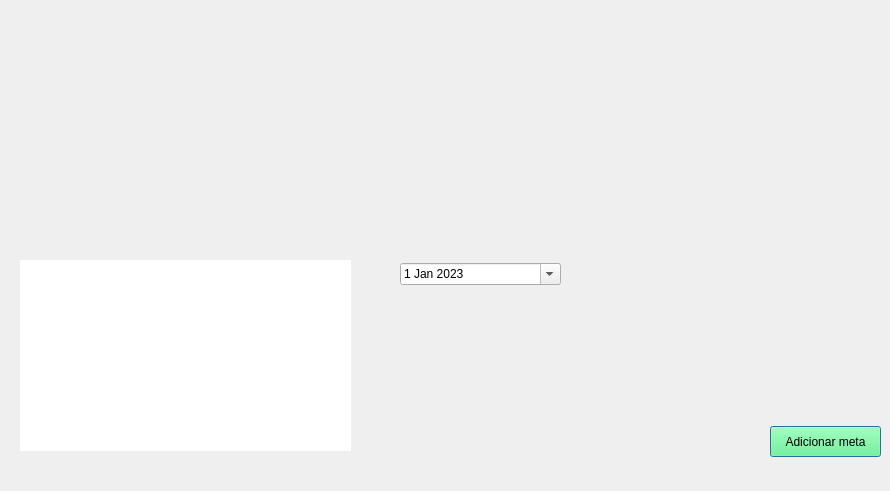
<?xml version="1.0" encoding="UTF-8"?>
<ui version="4.0">
 <class>Dialog</class>
 <widget class="QDialog" name="Dialog">
  <property name="geometry">
   <rect>
    <x>0</x>
    <y>0</y>
    <width>890</width>
    <height>491</height>
   </rect>
  </property>
  <property name="windowTitle">
   <string>Nova meta</string>
  </property>
  <widget class="QLabel" name="label">
   <property name="geometry">
    <rect>
     <x>0</x>
     <y>0</y>
     <width>891</width>
     <height>491</height>
    </rect>
   </property>
   <property name="text">
    <string/>
   </property>
   <property name="pixmap">
    <pixmap>icons/nova_meta.png</pixmap>
   </property>
  </widget>
  <widget class="QTextEdit" name="textEdit">
   <property name="geometry">
    <rect>
     <x>20</x>
     <y>260</y>
     <width>331</width>
     <height>191</height>
    </rect>
   </property>
   <property name="font">
    <font>
     <family>Arial</family>
     <pointsize>10</pointsize>
    </font>
   </property>
   <property name="frameShape">
    <enum>QFrame::NoFrame</enum>
   </property>
   <property name="html">
    <string>&lt;!DOCTYPE HTML PUBLIC &quot;-//W3C//DTD HTML 4.0//EN&quot; &quot;http://www.w3.org/TR/REC-html40/strict.dtd&quot;&gt;
&lt;html&gt;&lt;head&gt;&lt;meta name=&quot;qrichtext&quot; content=&quot;1&quot; /&gt;&lt;style type=&quot;text/css&quot;&gt;
p, li { white-space: pre-wrap; }
&lt;/style&gt;&lt;/head&gt;&lt;body style=&quot; font-family:'Arial'; font-size:10pt; font-weight:400; font-style:normal;&quot;&gt;
&lt;p style=&quot;-qt-paragraph-type:empty; margin-top:0px; margin-bottom:0px; margin-left:0px; margin-right:0px; -qt-block-indent:0; text-indent:0px; font-family:'MS Shell Dlg 2'; font-size:7.8pt;&quot;&gt;&lt;br /&gt;&lt;/p&gt;&lt;/body&gt;&lt;/html&gt;</string>
   </property>
  </widget>
  <widget class="QDateEdit" name="dateEdit">
   <property name="geometry">
    <rect>
     <x>400</x>
     <y>263</y>
     <width>161</width>
     <height>22</height>
    </rect>
   </property>
   <property name="calendarPopup">
    <bool>true</bool>
   </property>
   <property name="date">
    <date>
     <year>2023</year>
     <month>1</month>
     <day>1</day>
    </date>
   </property>
  </widget>
  <widget class="QPushButton" name="pushButton">
   <property name="geometry">
    <rect>
     <x>770</x>
     <y>426</y>
     <width>111</width>
     <height>31</height>
    </rect>
   </property>
   <property name="styleSheet">
    <string notr="true">background-color: rgb(85, 255, 127);</string>
   </property>
   <property name="text">
    <string>Adicionar meta</string>
   </property>
  </widget>
 </widget>
 <resources/>
 <connections/>
</ui>
